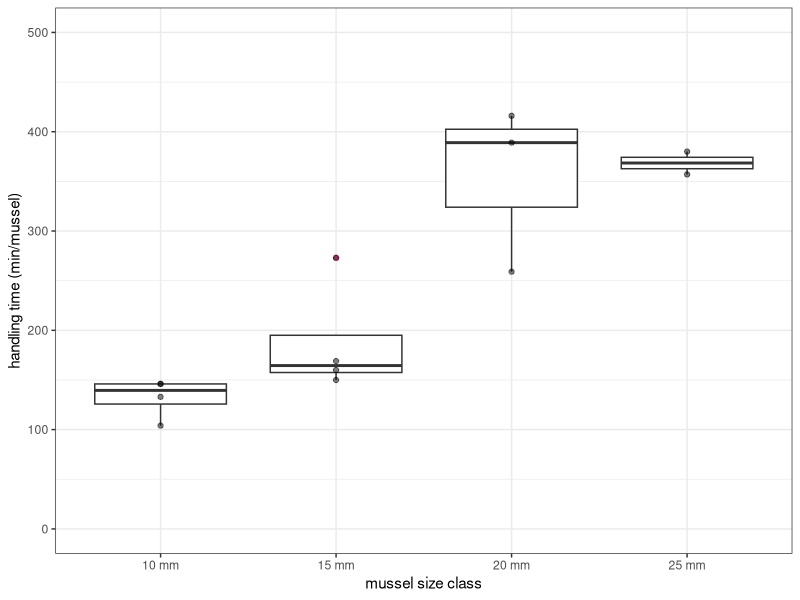
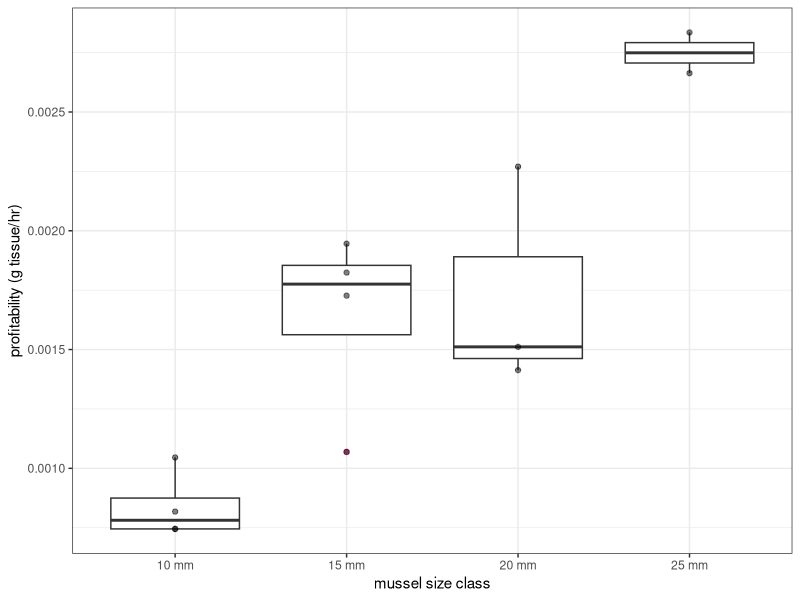

These figures' R source, in order:
## ---- chunk 1
# read in data
seastars <- read.csv(file = "./data/hw01_data.csv")
feeding <- read.csv(file = "./data/hw01_data_2.csv")

# load packages
suppressMessages(library(tidyverse))

# examine data
str(seastars)
str(feeding)

# rename variables
feeding <- feeding %>% 
  rename(prey_size = Prey_size, 
         prof = Profitability_g_per_min,
         feed_time = feeding_time_1_hr_d, 
         hand_time = Handling_time_min) 

# calculate proportion of mussels eaten in each size class
seastars %>% 
  mutate(total_mussels_eaten = sum(eaten_day_seastar)) %>% 
  group_by(mussel_size_mm) %>% 
  summarise(total_eaten_per_size = sum(eaten_day_seastar)) %>% View
  
## ---- chunk 2
# handling time vs mussel size 
plot2 <- ggplot(feeding, aes(x = as.factor(prey_size), y = hand_time)) + 
  geom_boxplot(outlier.colour = "hotpink") +
  geom_jitter(position = position_jitter(width = 0, height = 0), alpha = 1/2) + 
  ylab("handling time (min/mussel)") +
  xlab("mussel size class") +
  scale_x_discrete(labels = c("10" = "10 mm", "15" = "15 mm",
                              "20" = "20 mm", "25" = "25 mm")) +
  theme_bw() +
  expand_limits(y = c(0, 500))

## ---- chunk 3

plot3 <- ggplot(feeding, aes(x = as.factor(prey_size), y = prof)) + 
  geom_boxplot(outlier.colour = "hotpink") + 
  geom_jitter(position = position_jitter(width = 0, height = 0), alpha = 1/2) + 
  ylab("profitability (g tissue/hr)") + 
  xlab("mussel size class") + 
  scale_x_discrete(labels = c("10" = "10 mm", "15" = "15 mm",
                              "20" = "20 mm", "25" = "25 mm")) +
  theme_bw()

